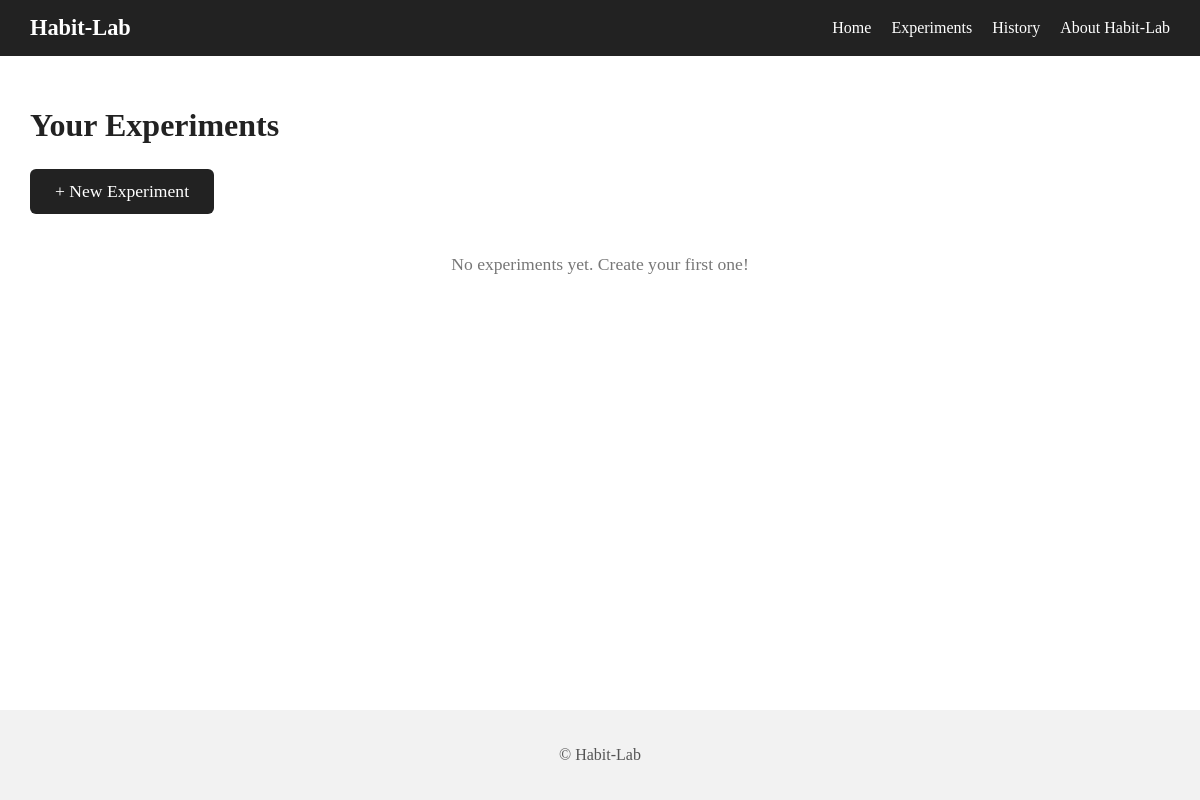
Before: /experiments/ with the older database file.
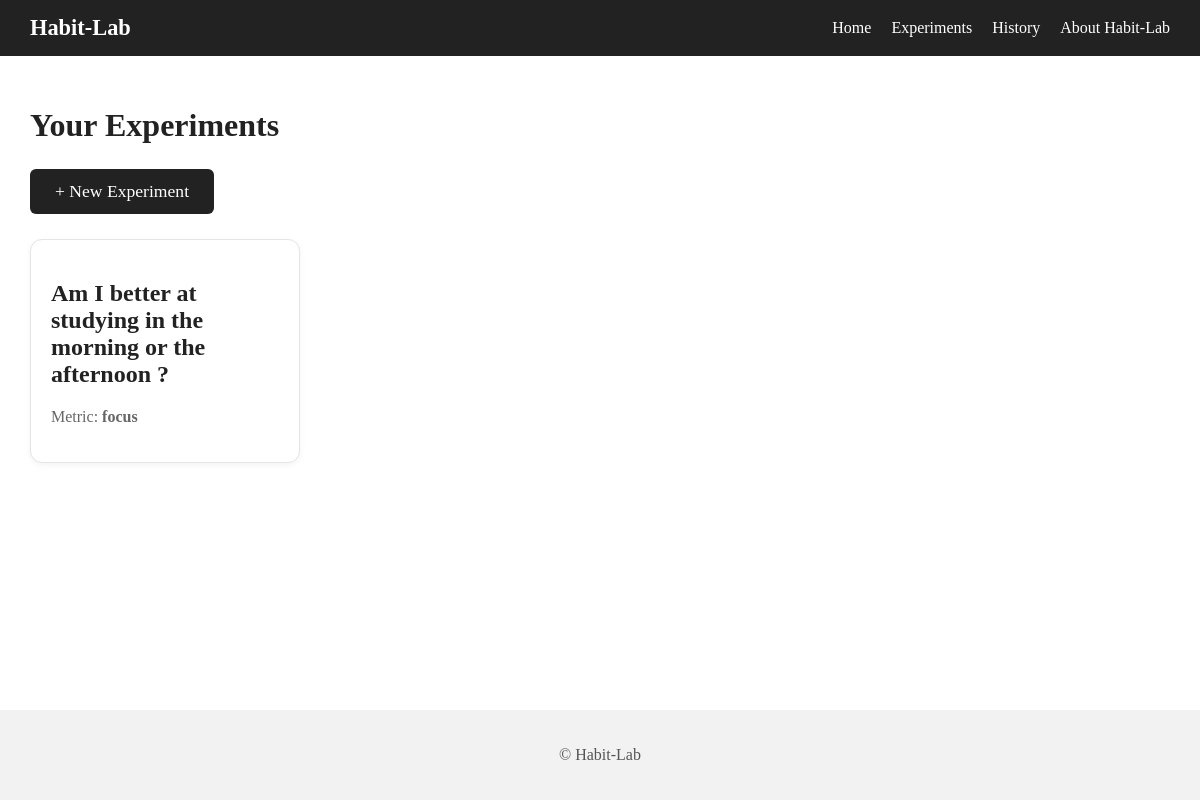
After: the same page with the newer database file.
### tables this page shows
CREATE TABLE experiments (
    id INTEGER PRIMARY KEY AUTOINCREMENT,
    question TEXT NOT NULL,
    option_a TEXT NOT NULL,
    option_b TEXT NOT NULL,
    metric TEXT NOT NULL,
    duration_days INTEGER NOT NULL,
    created_at TEXT NOT NULL
);

### routes/experiments.py (the view)
    @bp.route("/")
    def list_experiments():
        experiments = experiment_model.all()
        return render_template("experiments.html", experiments=experiments)

### database.py (called while the page is built)
    def query(self, sql, params=()):
        self.cursor.execute(sql, params)
        return self.cursor.fetchall()

### models/experiment.py (called while the page is built)
    def all(self):
        return self.db.query("SELECT id, question, metric FROM experiments ORDER BY id DESC")

### templates/experiments.html (shortened to what this page needs)
{% extends "layout.html" %}
{% block body %}
<h1 class="page-title">Your Experiments</h1>
<div class="top-actions">
    <a href="/experiments/new" class="cta-button">+ New Experiment</a>
</div>
{% if experiments %}
    <div class="experiment-grid">
        {% for exp in experiments %}
            <a href="/experiments/{{ exp[0] }}" class="experiment-card">
                <h2>{{ exp[1] }}</h2>
                <p class="metric-label">Metric: <strong>{{ exp[2] }}</strong></p>
            </a>
        {% endfor %}
    </div>
{% else %}
    <p class="empty-state">No experiments yet. Create your first one!</p>
{% endif %}
{% endblock %}

### templates/layout.html (shortened to what this page needs)
<!DOCTYPE html>
<html lang="en">
<head>
    <link rel="stylesheet" href="/static/style.css">
</head>
<body>
    <div class="page-container">
        <nav class="navbar">
            <div class="nav-left">
                <a href="/" class="logo">Habit-Lab</a>
            </div>
            <ul class="nav-links">
                <li><a href="/">Home</a></li>
                <li><a href="/experiments">Experiments</a></li>
                <li><a href="/history">History</a></li>
                <li><a href="/about">About Habit-Lab</a></li>
            </ul>
        </nav>
        <main class="content">
            {% block body %}{% endblock %}
        </main>
        <footer class="footer">
            <p>© Habit-Lab</p>
        </footer>
    </div>
</body>
</html>

### static/style.css (style rules this page uses)
html, body { height: 100%; margin: 0; padding: 0; }
.page-container { min-height: 100%; display: flex; flex-direction: column; }
.content { flex: 1; padding: 30px; }
.navbar { display: flex; justify-content: space-between; align-items: center; padding: 15px 30px; background: #222; color: white; }
.navbar .logo { font-size: 1.4rem; font-weight: bold; color: white; text-decoration: none; }
.nav-links { list-style: none; display: flex; gap: 20px; margin: 0; padding: 0; }
.nav-links a { color: white; text-decoration: none; font-weight: 500; }
.footer { text-align: center; padding: 20px; background: #f2f2f2; color: #555; }
.cta-button { display: inline-block; padding: 12px 25px; background: #222; color: white; text-decoration: none; border-radius: 6px; font-size: 1.1rem; transition: 0.2s; }
.page-title { font-size: 2rem; margin-bottom: 25px; color: #222; }
.top-actions { margin-bottom: 25px; }
.experiment-grid { display: grid; grid-template-columns: repeat(auto-fill, minmax(260px, 1fr)); gap: 20px; }
.experiment-card { display: block; padding: 20px; border-radius: 12px; background: white; border: 1px solid #e5e5e5; text-decoration: none; color: #222; transition: 0.2s ease; box-shadow: 0 2px 6px rgba(0,0,0,0.05); }
.metric-label { margin-top: 10px; color: #666; }

Changed rows visible on the page:
added experiments: question "Am I better at studying in the morning or the afternoon ?", metric "focus"
Other visible differences:
text no longer shown: "No experiments yet. Create your first one!"
